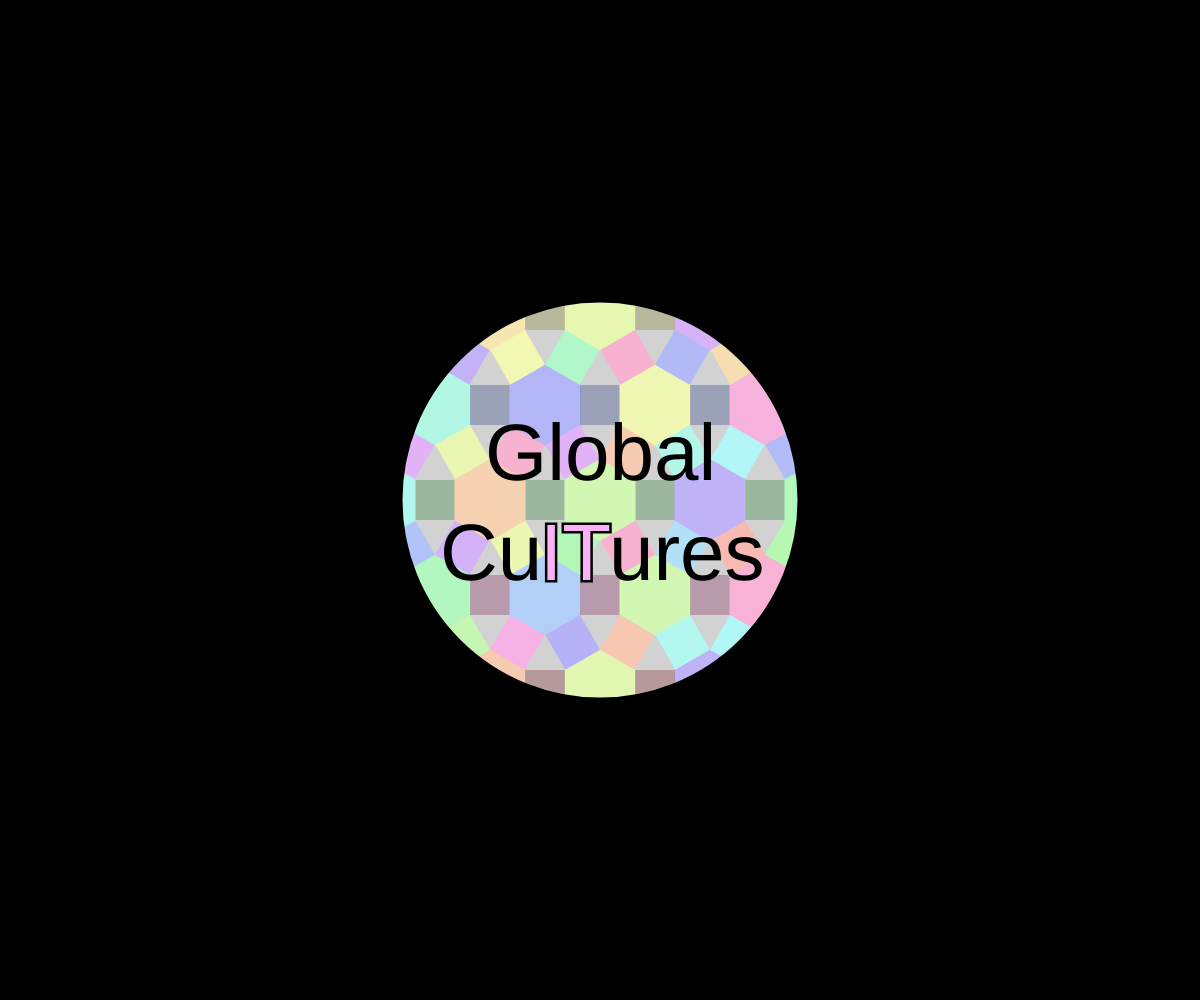
Frame 1 (no input)
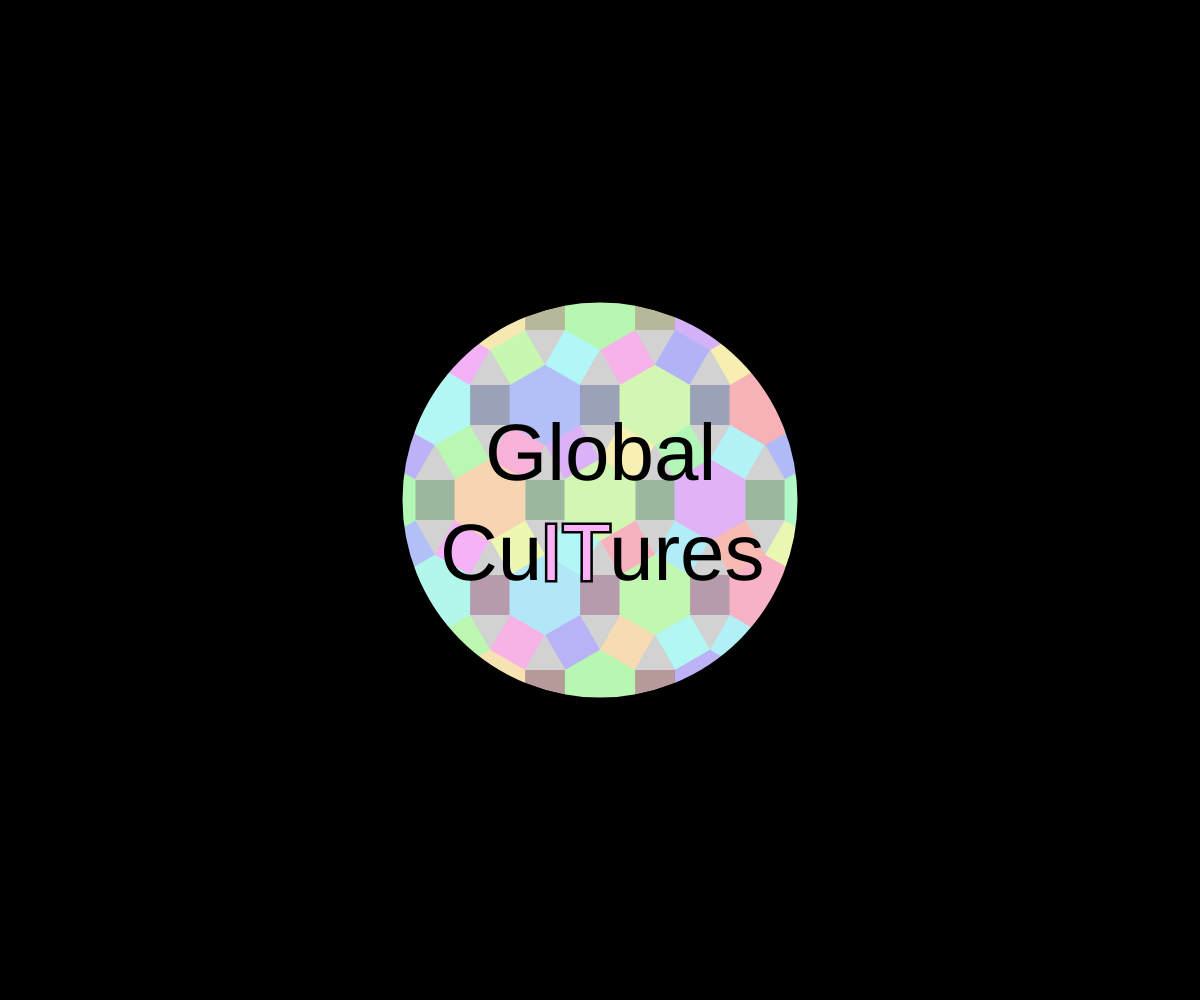
Frame 60 (no input)
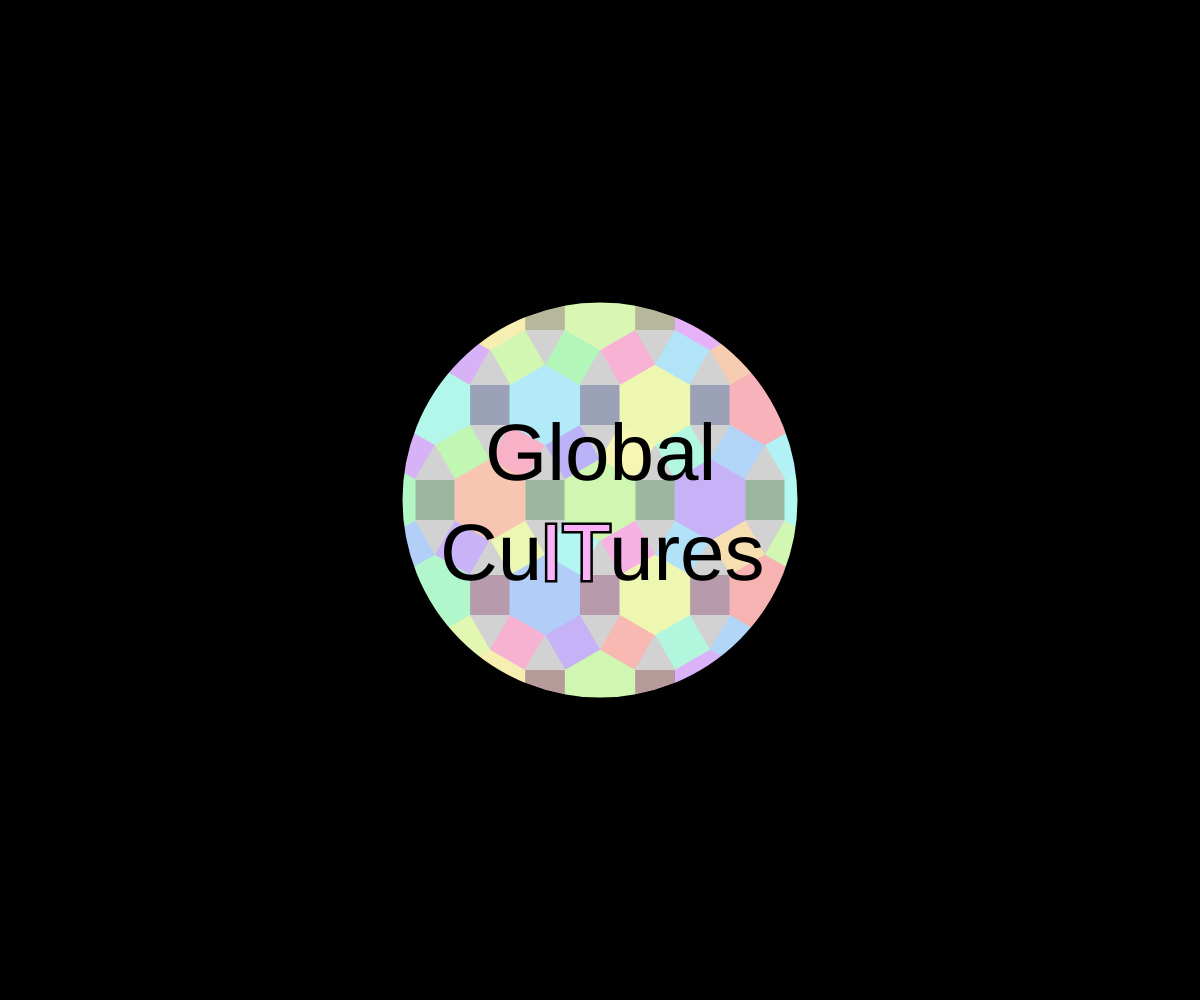
Frame 120 (the mouse pressed at the canvas centre since frame 60)

The p5.js sketch that drew these frames (run headless with seeded random() and noise() and a simulated clock; from frame 60 on, the mouse is pressed at the canvas centre):

// p5.js sketch
// ── sketch.js
// 最終課題を制作しよう
let count, cycle;
count = 0;
cycle = 100;

function setup(){
  createCanvas(windowWidth, windowHeight);
}

function draw(){
  background(0);
  fill(210);
  circle(width/2, height/2, 400);

// 色や周りの線の指示が個別にない場合に備えて…
  noStroke();
  fill(210);

// 図形たち
  for(let i = 0; i < 4; i++){
    hexagon(width/2 - 165 + 110 * i, height/2 - 95);
    hexagon(width/2 - 165 + 110 * i, height/2 + 95);
    hexagon(width/2 - 110 + 110 * i, height/2 - 190);
    hexagon(width/2 - 110 + 110 * i, height/2 + 190);

    rhombusOne(width/2 - 130 + 110 * i, height/2 - 75);
    rhombusOne(width/2 - 130 + 110 * i, height/2 + 115);
    rhombusOne(width/2 - 185 + 110 * i, height/2 + 20);
    rhombusOne(width/2 - 185 + 110 * i, height/2 - 170);

    rhombusTwo(width/2 - 145 + 110 * i, height/2 - 170);
    rhombusTwo(width/2 - 145 + 110 * i, height/2 + 20);
    rhombusTwo(width/2 - 200 + 110 * i, height/2 - 75);
    rhombusTwo(width/2 - 200 + 110 * i, height/2 + 115);

    fill(24, 120, 35, 75);
    rect(width/2 - 185 + 110 * i, height/2 - 20, 40);

    fill(120, 118, 24, 75);
    rect(width/2 - 185 + 110 * i, height/2 - 210, 40);

    fill(120, 24, 24, 75);
    rect(width/2 - 185 + 110 * i, height/2 + 170, 40);

    fill(24, 46, 120, 75);
    rect(width/2 - 130 + 110 * i, height/2 - 115, 40);

    fill(120, 24, 86, 75);
    rect(width/2 - 130 + 110 * i, height/2 + 75, 40);
  }

  for(let i = 0; i < 5; i++){
    hexagon(width/2 - 220 + 110 * i, height/2);
  }


// 図形が円からはみ出した分などを、きれいになるように周りの黒を再度塗りつぶし
  strokeWeight(165);
  stroke(0);
  noFill();
  arc(width/2, height/2, 560, 560, 0, TWO_PI);

// テキスト
  noStroke();
  fill(0);
  textSize(80);
  textFont('Helvetica');
  text('Global', width/2 - 115, height/2 - 20);
  text('Cu   ures', width/2 - 160, height/2 - 20 + 100);

// 左矢印キーを押すと、IT(lT)の文字の大木さが10から110ぐらいになっていく
  if(keyIsDown(LEFT_ARROW)){
    count = (count + 1) % cycle;
    textSize(count + 10);
  }
  else{
    textSize(80);
  }
  strokeWeight(5);
  stroke(0);
  fill(250, 177, 246);
  text('IT', width/2 - 60, height/2 - 20 + 100);

}


function hexagon(cx, cy){
  push();
  // 色を少しランダムにする
  let r, g, b;
  noStroke();
  if(cx < width/2 - (200 / 3) * 2){
    if(cy < height/2 - 100){
      r = 178;
      g = 247;
      b = random(178, 247);
    }
    else if(cy < height/2){
      r = 178;
      g = 247;
      b = random(178, 247);
    }
    else if(cy < height/2 + 100){
      r = 178;
      g = 247;
      b = random(178, 247);
    }
    else if(cy < height/2 + 150){
      r = 178;
      g = 247;
      b = random(178, 247);
    }
    else{
      r = 178;
      g = 247;
      b = random(178, 247);
    }
  }


  else if(cx < width/2 - (200 / 3)){
    r = 247;
    g = random(178, 247);
    b = 178;
  }
  else if(cx < width/2){
    r = 178;
    g = random(178, 247);
    b = 247;
  }
  else if(cx < width/2 + (200 / 3)){
    r = random(178, 247);
    g = 247;
    b = 178;
  }
  else if(cx < width/2 + (200 / 3) * 2){
    r = random(178, 247);
    g = 178;
    b = 247;
  }
  else if(cx < width/2 + 200){
    r = 247;
    g = 178;
    b = random(178, 247);
  }
  else{
    r = 178;
    g = 247;
    b = random(178, 247);
  }

  fill(r, g, b);
  beginShape();
  for(var i = 0; i < 6; i++){
    let theta = TWO_PI * i / 6 - HALF_PI;
    let x = cx + cos(theta) * 41;
    let y = cy + sin(theta) * 41;
    vertex(x,y);
  }
  endShape(CLOSE);
  pop();
}

// ひし形という名の正方形１(左に傾いているほう)
function rhombusOne(cx, cy){
  push();

  // 色は上のとほぼ同じもの。
  // 色のランダムの数字だけ変えている
  let r, g, b;
  noStroke();
  if(cx < width/2 - (200 / 3) * 2){
    if(cy < height/2 - 100){
      r = 178;
      g = random(178, 247);
      b = 247;
    }
    else if(cy < height/2){
      r = 178;
      g = random(178, 247);
      b = 247;
    }
    else if(cy < height/2 + 100){
      r = 178;
      g = random(178, 247);
      b = 247;
    }
    else if(cy < height/2 + 150){
      r = 178;
      g = random(178, 247);
      b = 247;
    }
    else{
      r = 178;
      g = random(178, 247);
      b = 247;
    }
  }

  else if(cx < width/2 - (200 / 3)){
    r = random(178, 247);
    g = 247;
    b = 178;
  }
  else if(cx < width/2){
    r = random(178, 247);
    g = 178;
    b = 247;
  }
  else if(cx < width/2 + (200 / 3)){
    r = 247;
    g = 178;
    b = random(178, 247);
  }
  else if(cx < width/2 + (200 / 3) * 2){
    r = 178;
    g = 247;
    b = random(178, 247);
  }
  else if(cx < width/2 + 200){
    r = 247;
    g = random(178, 247);
    b = 178;
  }
  else{
    r = 178;
    g = random(178, 247);
    b = 247;
  }

  fill(r, g, b);
  quad(cx, cy, cx - 20 * sqrt(3), cy + 20, cx - 20 * sqrt(3) + 20, cy + 20 + 20 * sqrt(3), cx + 20, cy + 20 * sqrt(3));
  pop();
}

// ひし形という名の正方形2(右に傾いているほう)
function rhombusTwo(cx, cy){
  push();

  // 色は上のとほぼ同じもの。
  // 色のランダムの数字だけ変えている
  let r, g, b;
  noStroke();
  if(cx < width/2 - (200 / 3) * 2){
    if(cy < height/2 - 100){
      r = random(178, 247);
      g = 178;
      b = 247;
    }
    else if(cy < height/2){
      r = random(178, 247);
      g = 178;
      b = 247;
    }
    else if(cy < height/2 + 100){
      r = random(178, 247);
      g = 178;
      b = 247;
    }
    else if(cy < height/2 + 150){
      r = random(178, 247);
      g = 178;
      b = 247;
    }
    else{
      r = random(178, 247);
      g = 178;
      b = 247;
    }
  }

  else if(cx < width/2 - (200 / 3)){
    r = 247;
    g = 178;
    b = random(178, 247);
  }
  else if(cx < width/2){
    r = 178;
    g = 247;
    b = random(178, 247);
  }
  else if(cx < width/2 + (200 / 3)){
    r = 247;
    g = random(178, 247);
    b = 178;
  }
  else if(cx < width/2 + (200 / 3) * 2){
    r = 178;
    g = random(178, 247);
    b = 247;
  }
  else if(cx < width/2 + 200){
    r = random(178, 247);
    g = 247;
    b = 178;
  }
  else{
    r = random(178, 251);
    g = 178;
    b = 247;
  }

  fill(r, g, b);

  quad(cx, cy, cx - 20, cy + 20 * sqrt(3), cx - 20 + 20 * sqrt(3), cy + 20 * sqrt(3) + 20, cx + 20 * sqrt(3), cy + 20);
  pop();
}

function windowResized(){
  resizeCanvas(windowWidth, windowHeight);
}
